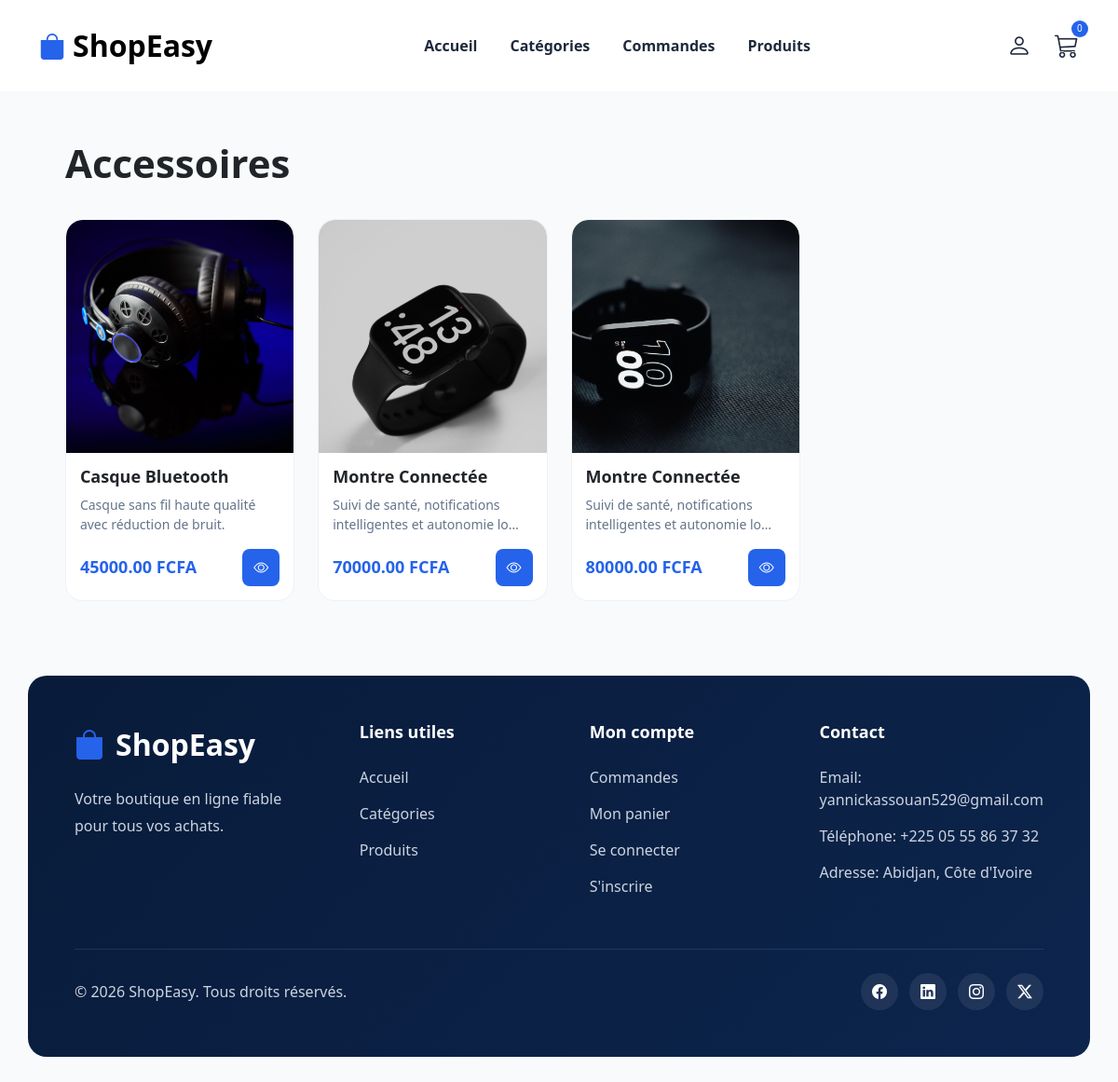
Page /category/8/ on the committed database.
### store/models.py (models this page shows, shortened)
class Category(models.Model):
    name = models.CharField(max_length=100)
    image = models.ImageField(
        upload_to='categories/',
        blank=True,
        null=True
    )
    class Meta:
        verbose_name = "Category"
        verbose_name_plural = "Category"

class Product(models.Model):
    name = models.CharField(max_length=200)
    description = models.TextField()
    category = models.ForeignKey(
        Category,
        on_delete=models.CASCADE,
        related_name='products'
    )
    price = models.DecimalField(
        max_digits=10,
        decimal_places=2
    )
    stock = models.PositiveIntegerField(default=0)
    image = models.ImageField(
        upload_to='products/',
        blank=True,
        null=True
    )
    created_at = models.DateTimeField(
        auto_now_add=True
    )

### store/views.py (the view)
# urls.py: path('category/<int:id>/',views.category_products,name='category_products'),
def category_products(request, id):
    category = Category.objects.get(id=id)
    products = Product.objects.filter(
        category=category
    )
    return render(
        request,
        'category_products.html',
        {
            'category': category,
            'products': products
        }
    )

### store/context_processor.py (called while the page is built, shortened)
def cart_counter(request):
    count = 0
    return {
        'cart_count': count
    }

### store/templates/category_products.html
{% extends 'base.html' %}
{% block content %}
<section class="products-page">
    <h1 class="page-title">
        {{ category.name }}
    </h1>
    <div class="products-grid">
        {% for product in products %}
        <div class="product-card">
            <div class="product-image">
                <img src="{{ product.image.url }}"
                     alt="{{ product.name }}">
            </div>
            <div class="product-content">
                <h5>
                    {{ product.name }}
                </h5>
                <p>
                    {{ product.description|truncatechars:60 }}
                </p>
                <div class="product-footer">
                    <span class="price">
                        {{ product.price }} FCFA
                    </span>
                    <a href="{% url 'product_detail' product.id %}"
                       class="cart-btn">
                        <i class="bi bi-eye"></i>
                    </a>
                </div>
            </div>
        </div>
        {% empty %}
        <p>
            Aucun produit dans cette catégorie.
        </p>
        {% endfor %}
    </div>
</section>
{% endblock %}

### store/static/css/style.css (style rules this page uses)
body { background:#f8fafc; padding-top:110px; }
.products-grid { display:grid; grid-template-columns: repeat(4,1fr); gap:25px; }
.product-card { background:white; border-radius:18px; overflow:hidden; transition:.3s; border:1px solid #eef2f7; }
.product-image { height:250px; overflow:hidden; border-radius:18px 18px 0 0; }
.product-image img { width:100%; height:100%; object-fit:cover; transition:transform 0.4s ease; }
.product-content { padding:15px; }
.product-content h5 { font-size:18px; font-weight:700; margin-bottom:8px; }
.product-content p { color:#64748b; font-size:14px; min-height:40px; }
.product-footer { display:flex; justify-content:space-between; align-items:center; margin-top:15px; }
.price { color:#2563eb; font-size:18px; font-weight:700; }
.cart-btn { width:40px; height:40px; background:#2563eb; color:white; border-radius:8px; display:flex; justify-content:center; align-items:center; text-decoration:none; }
.products-page { width:95%; margin:40px auto 80px; }
.page-title { font-size:42px; font-weight:700; margin-bottom:35px; }

### rows in the picture
Category: name "Accessoires"
Product: image (picture), name "Casque Bluetooth", description "Casque sans fil haute qualité avec réduction de bruit.", price "45000.00"
Product: image (picture), name "Montre Connectée", description "Suivi de santé, notifications intelligentes et autonomie lo…", price "70000.00"
Product: image (picture), name "Montre Connectée", description "Suivi de santé, notifications intelligentes et autonomie lo…", price "80000.00"

### other values in the picture
{{ cart_count }} "0"
